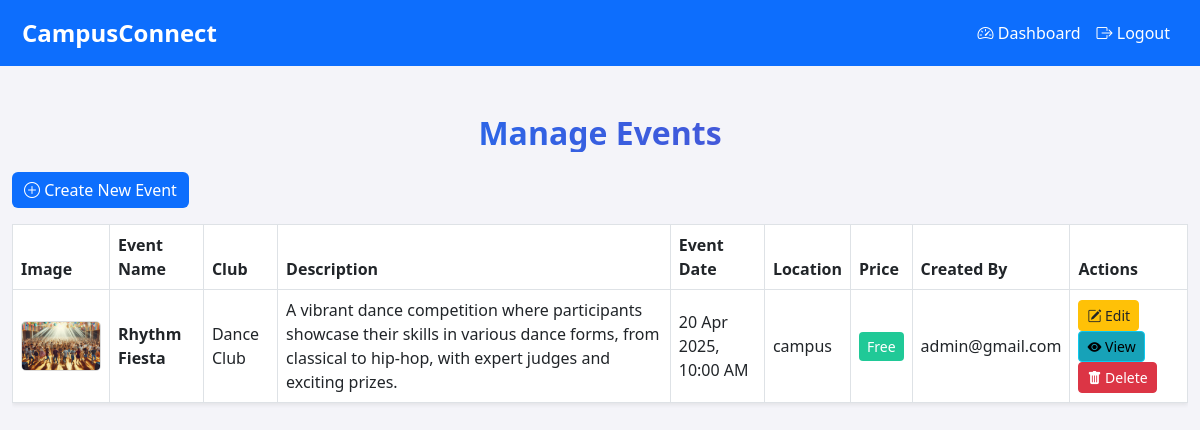
/views/coordinator/manage_events.php (signed in), run on the app's committed database.
### tables this page shows
CREATE TABLE `events` (
  `id` int(11) NOT NULL,
  `club_id` int(11) NOT NULL,
  `name` varchar(255) NOT NULL,
  `description` text DEFAULT NULL,
  `event_date` datetime NOT NULL,
  `location` varchar(255) DEFAULT NULL,
  `price` decimal(10,2) DEFAULT 0.00,
  `created_by` int(11) NOT NULL,
  `image_path` varchar(255) DEFAULT NULL
);

CREATE TABLE `clubs` (
  `id` int(11) NOT NULL,
  `name` varchar(255) NOT NULL,
  `description` text NOT NULL,
  `coordinator_id` int(11) DEFAULT NULL,
  `created_at` timestamp NOT NULL DEFAULT current_timestamp(),
  `image_path` varchar(255) DEFAULT NULL
);

CREATE TABLE `users` (
  `id` int(11) NOT NULL,
  `name` varchar(100) NOT NULL,
  `email` varchar(100) NOT NULL,
  `password` varchar(255) NOT NULL,
  `role` enum('admin','coordinator','user') DEFAULT 'user',
  `created_at` timestamp NOT NULL DEFAULT current_timestamp(),
  `student_stream` varchar(100) DEFAULT NULL,
  `semester` int(11) DEFAULT NULL,
  `enrollment_no` varchar(50) DEFAULT NULL
);

### views/coordinator/manage_events.php (the view, shortened to what this page needs)
<?php
include(__DIR__ . "/../../config/db.php");
$user_id = $_SESSION['user_id'];
$user_role = $_SESSION['user_role'];
$sql_check = "SHOW COLUMNS FROM users LIKE 'username'";
$result_check = $conn->query($sql_check);
$has_username = $result_check->num_rows > 0;
$creator_column = $has_username ? 'users.username' : 'users.email';
if ($user_role === 'admin') {
    $sql = "SELECT events.*, clubs.name AS club_name, $creator_column AS created_by
            FROM events
            JOIN clubs ON events.club_id = clubs.id
            JOIN users ON events.created_by = users.id";
    $stmt = $conn->prepare($sql);
} else {
    $sql = "SELECT events.*, clubs.name AS club_name, $creator_column AS created_by
            FROM events
            JOIN clubs ON events.club_id = clubs.id
            JOIN users ON events.created_by = users.id
            WHERE clubs.coordinator_id = ?";
    $stmt = $conn->prepare($sql);
    $stmt->bind_param("i", $user_id);
}
$stmt->execute();
$result = $stmt->get_result();
?>
<!DOCTYPE html>
<html lang="en">
<head>
    <link href="https://cdn.jsdelivr.net/npm/bootstrap@5.3.0/dist/css/bootstrap.min.css" rel="stylesheet">
    <link href="https://cdn.jsdelivr.net/npm/bootstrap-icons/font/bootstrap-icons.css" rel="stylesheet">
</head>
<body>
<nav class="navbar navbar-expand-lg">
    <div class="container">
        <a class="navbar-brand" href="#">CampusConnect</a>
        <div class="collapse navbar-collapse" id="navbarNav">
            <ul class="navbar-nav ms-auto">
                <li class="nav-item">
                    <a class="nav-link" href="dashboard.php"><i class="bi bi-speedometer2"></i> Dashboard</a>
                </li>
                <li class="nav-item">
                    <a class="nav-link text-danger" href="../../controller/logout.php"><i class="bi bi-box-arrow-right"></i> Logout</a>
                </li>
            </ul>
        </div>
    </div>
</nav>
<div class="container mt-5">
    <h2 class="manage-events-heading">Manage Events</h2>
    <div class="d-flex justify-content-between align-items-center mb-3">
        <a href="create_event.php" class="btn btn-success">
            <i class="bi bi-plus-circle"></i> Create New Event
        </a>
    </div>
    <div class="table-responsive">
        <table class="table table-bordered table-hover shadow-sm">
            <thead>
                <tr>
                    <th>Image</th>
                    <th>Event Name</th>
                    <th>Club</th>
                    <th>Description</th>
                    <th>Event Date</th>
                    <th>Location</th>
                    <th>Price</th>
                    <th>Created By</th>
                    <th>Actions</th>
                </tr>
            </thead>
            <tbody>
                <?php while ($event = $result->fetch_assoc()) { ?>
                <tr class="align-middle">
                    <td>
                        <?php if (!empty($event['image_path'])) { ?>
                            <img src="../../<?php echo htmlspecialchars($event['image_path']); ?>" class="event-image hover-effect" alt="Event Image">
                        <?php } else { ?>
                            <span class="text-muted">No Image</span>
                        <?php } ?>
                    </td>
                    <td><strong><?php echo htmlspecialchars($event['name']); ?></strong></td>
                    <td><?php echo htmlspecialchars($event['club_name']); ?></td>
                    <td><?php echo htmlspecialchars($event['description']); ?></td>
                    <td><?php echo date("d M Y, h:i A", strtotime($event['event_date'])); ?></td>
                    <td><?php echo htmlspecialchars($event['location']); ?></td>
                    <td>
                        <?php
                            if ($event['price'] == 0) {
                                echo '<span class="price-badge price-free">Free</span>';
                            } else {
                                echo '<span class="price-badge price-paid">₹' . number_format($event['price'], 2) . '</span>';
                            }
                        ?>
                    </td>
                    <td><?php echo htmlspecialchars($event['created_by']); ?></td>
                    <td>
                        <a href="edit_event.php?id=<?php echo $event['id']; ?>" class="btn btn-warning btn-sm"><i class="bi bi-pencil-square"></i> Edit</a>
                        <a href="event_details.php?id=<?php echo $event['id']; ?>" class="btn btn-info btn-sm"><i class="bi bi-eye-fill"></i> View</a>
                        <form action="../../controller/delete_event.php" method="post" style="display:inline;">
                            <button type="submit" class="btn btn-danger btn-sm" onclick="return confirm('Are you sure you want to delete this event?');">
                                <i class="bi bi-trash-fill"></i> Delete
                            </button>
                        </form>
                    </td>
                </tr>
                <?php } ?>
            </tbody>
        </table>
    </div>
</div>
</body>
</html>

### views/coordinator/manage_events.php (style rules this page uses)
body { background-color: #f4f4f9; }
.navbar { background-color: #0d6efd; padding: 10px; }
.navbar-brand { font-weight: bold; color: white !important; font-size: 1.5rem; }
.navbar-nav .nav-link { color: white !important; }
.manage-events-heading { background: linear-gradient(to right, #007bff, #6f42c1); -webkit-background-clip: text; -webkit-text-fill-color: transparent; font-size: 2rem; font-weight: bold; text-align: center; margin-bottom: 20px; }
.container { max-width: 1200px; }
.event-image { width: 80px; height: 50px; object-fit: cover; border-radius: 5px; border: 1px solid #ddd; }
.table thead { background-color: #0d6efd; color: white; }
.btn-primary, .btn-success { background-color: #0d6efd; border: none; }
.btn-warning { background-color: #ffc107; color: #212529; }
.btn-danger { background-color: #dc3545; }
.btn-info { background-color: #17a2b8; }
.price-badge { padding: 5px 8px; border-radius: 4px; font-size: 14px; }
.price-free { background-color: #20c997; color: white; }

### data on the page
events: image_path (picture), name "Rhythm Fiesta", club.name "Dance Club", description "A vibrant dance competition where participants showcase their skills in various dance forms, from classical to hip-hop, with expert judges and exciting prizes.", event_date "20 Apr 2025, 10:00 AM", location "campus", price "Free", created_by.email "admin@gmail.com"
